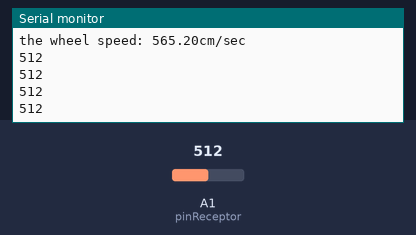
A sketch run on a simulated Arduino Uno, built with avr-gcc and run on an emulated ATmega328P. On the bench: the last lines printed to the serial monitor. The inputs (shaded band) are chosen by the test bench; at power-on: A1 (pinReceptor) = 512.

Above: at 1.2 s.
1.3 s: A1 (pinReceptor) set to 716
At 1.98 s:
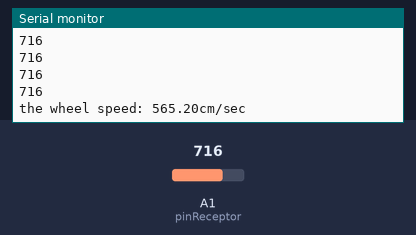
2.8 s: A1 (pinReceptor) set to 900
At 2.83 s:
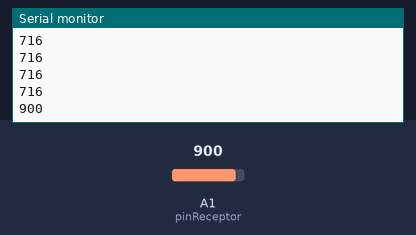
Timing chart, 0 to 5.8 s (numbered marks = the images above; inputs shaded):
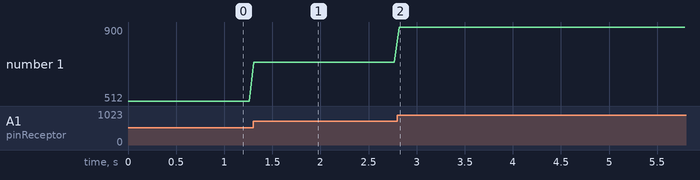

Measured:
- after the input at 1.3 s, the serial monitor: prints a new line at once (image 1)
- after the input at 2.8 s, the serial monitor: prints a new line at once (image 2)
- plotted number 1: 512 → 716 after the input at 1.3 s, 716 → 900 after the input at 2.8 s

The sketch:

CNY70calspeedV1.1.ino
```cpp
int pinReceptor = A1;
int sensorVal;
int black = 0;
double counter = 0;
int timer = 0;
double rotation = 0;

void setup() {
  // put your setup code here, to run once:
  Serial.begin(9600);
}

void loop() {
  // put your main code here, to run repeatedly:
  black = 0;
  timer++;
  sensorVal = analogRead(pinReceptor);
  Serial.println(sensorVal);
  if(sensorVal > 100)  //the analog output is less than 100 when
  {                    //sensor detects black object
    black = 1;
  }

  if(black == 1)
  {
    counter++;
    //Serial.print("counter:");
    //Serial.println(counter);
  }
  //Serial.println(black);
  if(timer == 20)    //print the speed of wheel every sec(20*50=1000ms)
  {
    rotation = counter/2.00;
    Serial.print("the wheel speed: ");
    Serial.print(rotation*18*3.14);
    Serial.println("cm/sec");
    timer = 0;
    counter = 0;
  }
  delay(50);
}
```
